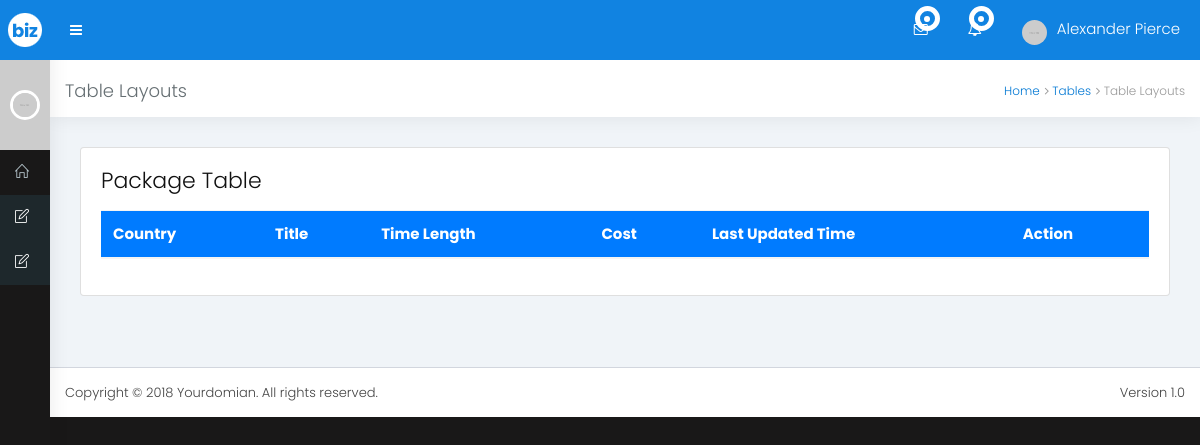
The page /admin/running_packages.php on the database as committed earlier.
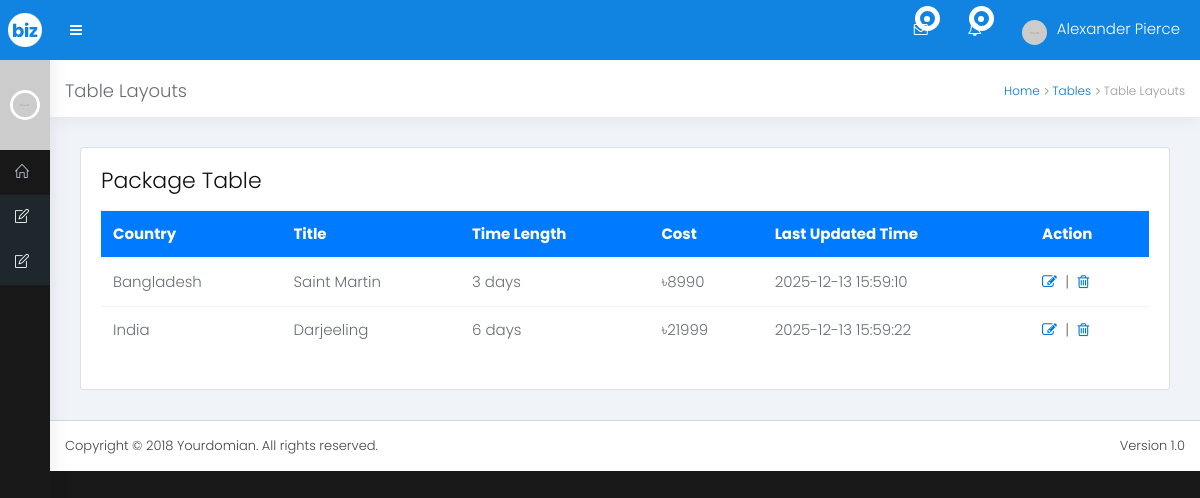
The same page on the database as committed later.
### tables this page shows
CREATE TABLE `package` (
  `id` int(11) NOT NULL,
  `time_length` varchar(30) DEFAULT NULL,
  `country` varchar(30) DEFAULT NULL,
  `title` varchar(50) DEFAULT NULL,
  `details` varchar(250) DEFAULT NULL,
  `package_photo` varchar(200) DEFAULT NULL,
  `price` decimal(10,0) DEFAULT NULL,
  `created_at` timestamp NOT NULL DEFAULT current_timestamp() ON UPDATE current_timestamp()
);

### admin/running_packages.php (the view, shortened to what this page needs)
<?php
include_once('db_config.php');
?>
<!DOCTYPE html>
<html lang="en">
<head>
<link rel="stylesheet" href="dist/bootstrap/css/bootstrap.min.css">
<link rel="stylesheet" href="dist/css/style.css">
<link rel="stylesheet" href="dist/css/font-awesome/css/font-awesome.min.css">
<link rel="stylesheet" href="dist/css/et-line-font/et-line-font.css">
<link rel="stylesheet" href="dist/css/themify-icons/themify-icons.css">
<link rel="stylesheet" href="dist/css/simple-lineicon/simple-line-icons.css">
<link rel="stylesheet" href="dist/css/skins/_all-skins.min.css">
</head>
<body class="skin-blue sidebar-mini sidebar-collapse">
<div class="wrapper boxed-wrapper">
  <?php include_once("inc/header.php") ?>
  <?php include_once("inc/side_bar.php"); ?>
  <div class="content-wrapper">
    <div class="content-header sty-one">
      <h1>Table Layouts</h1>
      <ol class="breadcrumb">
        <li><a href="#">Home</a></li>
        <li><i class="fa fa-angle-right"></i> <a href="#">Tables</a></li>
        <li><i class="fa fa-angle-right"></i> Table Layouts</li>
      </ol>
    </div>
    <div class="content">
      <div class="card">
      <div class="card-body">
            <h4 class="text-black">Package Table</h4></p>
            <div class="table-responsive">
              <table class="table">
                <thead class="bg-primary text-white">
                  <tr>
                    <th scope="col">Country</th>
                    <th scope="col">Title</th>
                    <th scope="col">Time Length</th>
                    <th scope="col">Cost</th>
                    <th scope="col">Last Updated Time</th>
                    <th scope="col" colspan="2">Action</th>
                  </tr>
                </thead>
                <tbody>
                  <?php
                  $sql = "SELECT * FROM package";
                  $rawData = $db->query($sql);
                  while($row = $rawData->fetch_object()):
                  ?>
                  <tr>
                    <td><?php echo $row->country; ?></td>
                    <td><?php echo $row->title; ?></td>
                    <td><?php echo $row->time_length; ?></td>
                    <td>৳<?php echo $row->price; ?></td>
                    <td><?php echo $row->created_at; ?></td>
                    <td><a href="updates_packages.php?id=<?php echo $row->id; ?>"><i class="fa fa-edit"></i></a>&nbsp&nbsp|&nbsp&nbsp<a href="package_delete.php?id=<?php echo $row->id; ?>"><i class="fa fa-trash-o"></i></a></td>
                  </tr>
                   <?php
                  endwhile;
                  ?>
                </tbody>
              </table>
            </div>
          </div>
        </div>
    </div>
  </div>
  <footer class="main-footer">
    <div class="pull-right hidden-xs">Version 1.0</div>
    Copyright © 2018 Yourdomian. All rights reserved.</footer>
</div>
</body>
</html>

Rows that differ between the two databases and show on the page:
added package: country "Bangladesh", title "Saint Martin", time_length "3 days", price "8990", created_at "2025-12-13 15:59:10"
added package: country "India", title "Darjeeling", time_length "6 days", price "21999", created_at "2025-12-13 15:59:22"
